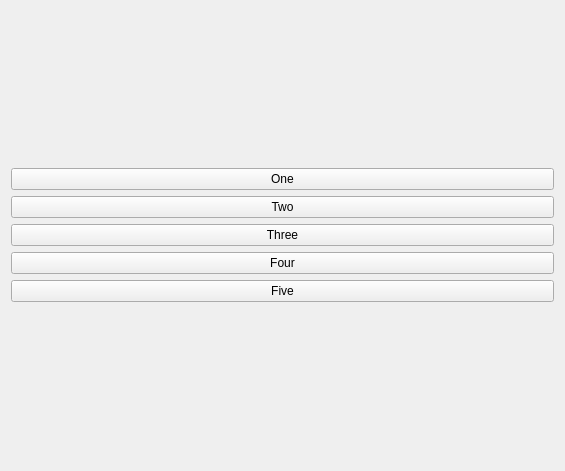
<?xml version="1.0" encoding="UTF-8"?>
<ui version="4.0">
 <class>Widget</class>
 <widget class="QWidget" name="Widget">
  <property name="geometry">
   <rect>
    <x>0</x>
    <y>0</y>
    <width>565</width>
    <height>471</height>
   </rect>
  </property>
  <property name="windowTitle">
   <string>Widget</string>
  </property>
  <layout class="QVBoxLayout" name="verticalLayout_2">
   <item>
    <layout class="QVBoxLayout" name="verticalLayout">
     <item>
      <widget class="QPushButton" name="oneButton">
       <property name="text">
        <string>One</string>
       </property>
      </widget>
     </item>
     <item>
      <widget class="QPushButton" name="twoButton">
       <property name="text">
        <string>Two</string>
       </property>
      </widget>
     </item>
     <item>
      <widget class="QPushButton" name="threeButton">
       <property name="text">
        <string>Three</string>
       </property>
      </widget>
     </item>
     <item>
      <widget class="QPushButton" name="fourButton">
       <property name="text">
        <string>Four</string>
       </property>
      </widget>
     </item>
     <item>
      <widget class="QPushButton" name="fiveButton">
       <property name="text">
        <string>Five</string>
       </property>
      </widget>
     </item>
    </layout>
   </item>
  </layout>
 </widget>
 <resources/>
 <connections/>
</ui>
